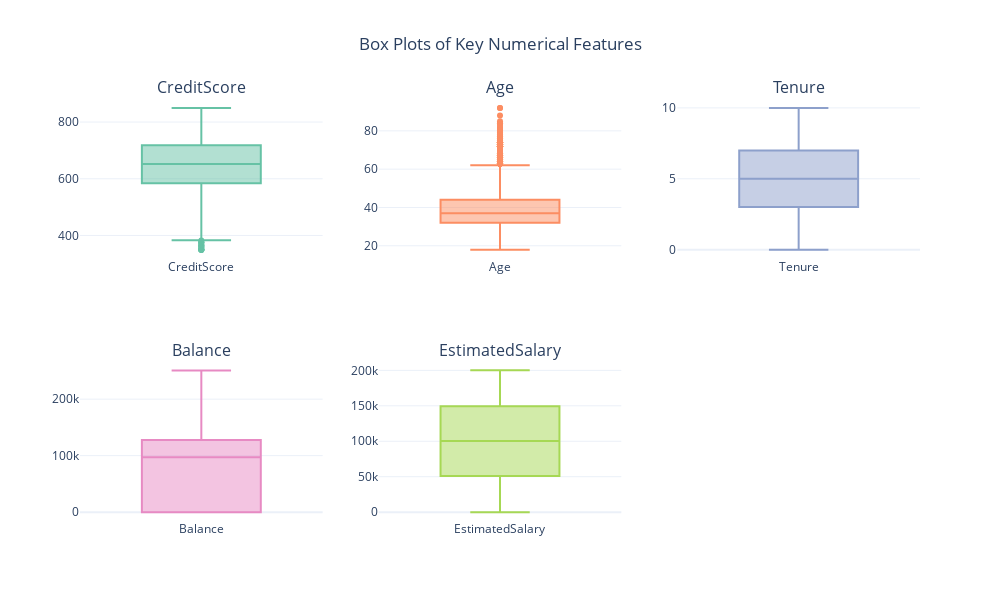

Notebook code cell kept with this figure:
### Markdown cell above
#### Box Plots of Numerical Features

### Code cell
# List of numerical columns
columns_to_plot = ['CreditScore', 'Age', 'Tenure', 'Balance', 'EstimatedSalary']

# Create subplot grid: 3 plots per row
rows = (len(columns_to_plot) + 2) // 3
fig = make_subplots(rows=rows, cols=3, subplot_titles=columns_to_plot)

# Add box plots
for i, col in enumerate(columns_to_plot):
    row = (i // 3) + 1
    col_pos = (i % 3) + 1
    fig.add_trace(
        go.Box(y=df[col], name=col, marker_color=px.colors.qualitative.Set2[i]),
        row=row, col=col_pos
    )

# Update layout
fig.update_layout(
    height=rows * 300,
    width=1000,
    title_text="Box Plots of Key Numerical Features",
    title_x=0.5,
    showlegend=False,
    template="plotly_white"
)

fig.show()

### Figure 1 — Plotly figure (JSON) as saved in the notebook; plotly's stock layout.template omitted (floating-point values rounded to 4 significant figures; data arrays with more than 128 entries replaced by an {"elided": "..."} marker saying what was removed)
{"data": [{"marker": {"color": "rgb(102,194,165)"}, "name": "CreditScore", "type": "box", "xaxis": "x", "y": {"elided": "10000 int values"}, "yaxis": "y"}, {"marker": {"color": "rgb(252,141,98)"}, "name": "Age", "type": "box", "xaxis": "x2", "y": {"elided": "10000 int values"}, "yaxis": "y2"}, {"marker": {"color": "rgb(141,160,203)"}, "name": "Tenure", "type": "box", "xaxis": "x3", "y": {"elided": "10000 int values"}, "yaxis": "y3"}, {"marker": {"color": "rgb(231,138,195)"}, "name": "Balance", "type": "box", "xaxis": "x4", "y": {"elided": "10000 float values"}, "yaxis": "y4"}, {"marker": {"color": "rgb(166,216,84)"}, "name": "EstimatedSalary", "type": "box", "xaxis": "x5", "y": {"elided": "10000 float values"}, "yaxis": "y5"}], "layout": {"annotations": [{"font": {"size": 16}, "showarrow": false, "text": "CreditScore", "x": 0.1444, "xanchor": "center", "xref": "paper", "y": 1, "yanchor": "bottom", "yref": "paper"}, {"font": {"size": 16}, "showarrow": false, "text": "Age", "x": 0.5, "xanchor": "center", "xref": "paper", "y": 1, "yanchor": "bottom", "yref": "paper"}, {"font": {"size": 16}, "showarrow": false, "text": "Tenure", "x": 0.8556, "xanchor": "center", "xref": "paper", "y": 1, "yanchor": "bottom", "yref": "paper"}, {"font": {"size": 16}, "showarrow": false, "text": "Balance", "x": 0.1444, "xanchor": "center", "xref": "paper", "y": 0.375, "yanchor": "bottom", "yref": "paper"}, {"font": {"size": 16}, "showarrow": false, "text": "EstimatedSalary", "x": 0.5, "xanchor": "center", "xref": "paper", "y": 0.375, "yanchor": "bottom", "yref": "paper"}], "height": 600, "showlegend": false, "title": {"text": "Box Plots of Key Numerical Features", "x": 0.5}, "width": 1000, "xaxis": {"anchor": "y", "domain": [0, 0.2889]}, "xaxis2": {"anchor": "y2", "domain": [0.3556, 0.6444]}, "xaxis3": {"anchor": "y3", "domain": [0.7111, 1]}, "xaxis4": {"anchor": "y4", "domain": [0, 0.2889]}, "xaxis5": {"anchor": "y5", "domain": [0.3556, 0.6444]}, "xaxis6": {"anchor": "y6", "domain": [0.7111, 1]}, "yaxis": {"anchor": "x", "domain": [0.625, 1]}, "yaxis2": {"anchor": "x2", "domain": [0.625, 1]}, "yaxis3": {"anchor": "x3", "domain": [0.625, 1]}, "yaxis4": {"anchor": "x4", "domain": [0, 0.375]}, "yaxis5": {"anchor": "x5", "domain": [0, 0.375]}, "yaxis6": {"anchor": "x6", "domain": [0, 0.375]}}}
